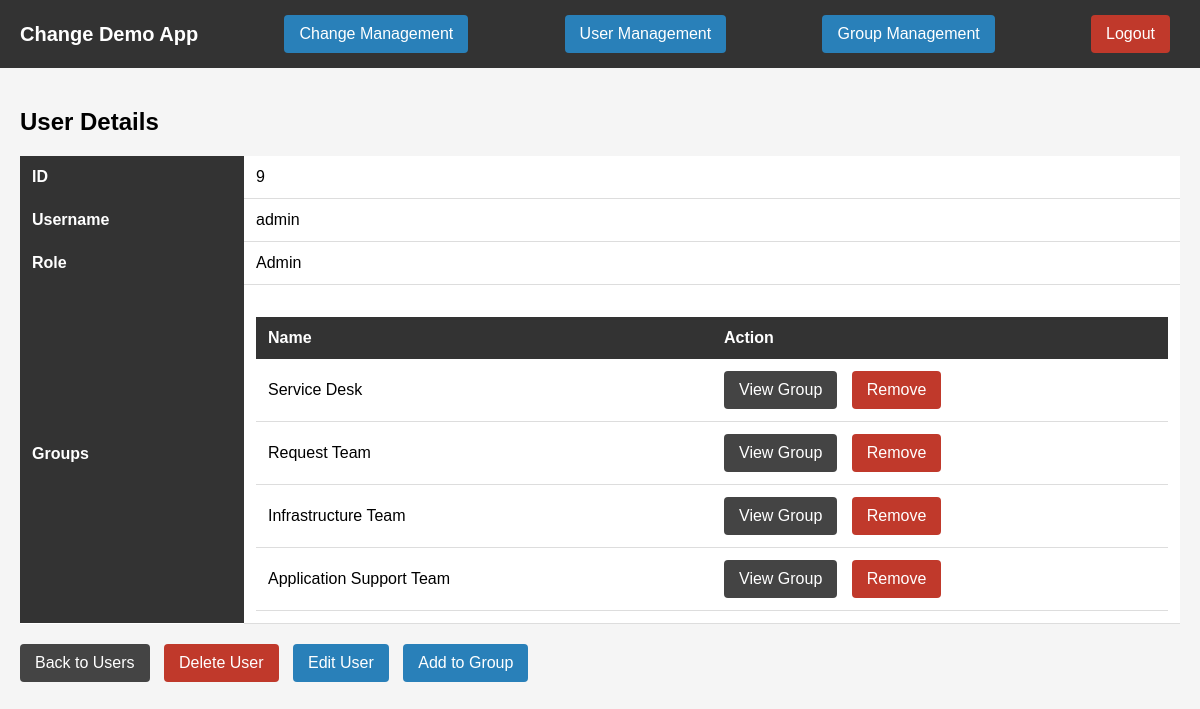
/view_user/9 (signed in), run on the app's committed database.
### Change_Demo_System/models.py (models this page shows, shortened)
class User(UserMixin, db.Model):
    id = db.Column(db.Integer, primary_key = True)
    username = db.Column(db.String(100), unique =True, nullable = False)
    password = db.Column(db.String(20), nullable = False)
    role = db.Column(db.String(20), nullable=False, default='User')
    groups = db.relationship('Group', secondary='user_group', backref='users')

class Group(db.Model):
    id = db.Column(db.Integer, primary_key=True)
    name = db.Column(db.String(100), unique=True, nullable=False)

### Change_Demo_System/routes/user_management.py (the view)
@user_management_bp.route("/view_user/<int:user_id>", methods=["GET"])
@login_required
def view_user(user_id):
    user = User.query.get(user_id)
    return render_template("view_user.html", user=user)

### Change_Demo_System/templates/view_user.html
{% extends "base.html" %}
{% block content %}
<h2>User Details</h2>
<div class="user-details">
    <table class="detail-table">
        <tr>
            <th>ID</th>
            <td>{{ user.id }}</td>
        </tr>
        <tr>
            <th>Username</th>
            <td>{{ user.username }}</td>
        </tr>
        <tr>
            <th>Role</th>
            <td>{{ user.role }}</td>
        </tr>
        <tr>
            <th>Groups</th>
            <td>
                {% if user.groups %}
                <table class="detail-table">
                    <thead>
                        <tr>
                            <th>Name</th>
                            <th>Action</th>
                        </tr>
                    </thead>
                    <tbody>
                        {% for group in user.groups %}
                        <tr>
                            <td>{{ group.name }}</td>
                            <td>
                                <a class ="btn" href="{{ url_for('group_management.view_group', group_id=group.id) }}">View Group</a>
                                <a href="{{ url_for('usergroup_management.remove_user_from_group', user_id=user.id, group_id=group.id) }}"
                                   class="btn btn-danger btn-sm"
                                   onclick="return confirm('Remove {{ user.username }} from {{ group.name }}?')">
                                   Remove
                                </a>
                            </td>
                        </tr>
                        {% endfor %}
                    </table>
                {% else %}
                    <em>No groups assigned</em>
                {% endif %}
            </td>
        </tr>
    </table>
    <div class="actions">
        <a href="{{ url_for('user_management.user_list') }}" class="btn">Back to Users</a>
        {% if current_user.role == 'Admin' and user.id != current_user.id %}
            <a class = "btn btn-danger" href="{{ url_for('user_management.delete_user', user_id=user.id) }}" onclick="return confirm('Are you sure you want to delete this user?')">Delete User</a>
        {% endif %}
        {% if current_user.role == 'Admin' %}
            <a class="btn btn-primary" href="{{ url_for('user_management.edit_user', user_id=user.id) }}">Edit User</a>
            <a class="btn btn-primary" href="{{ url_for('usergroup_management.add_user_to_group') }}">Add to Group</a>
        {% endif %}
    </div>
</div>
{% endblock %}

### Change_Demo_System/templates/base.html (style rules this page uses)
body { margin: 0; font-family: Arial, sans-serif; background: #f5f5f5; }
.btn { display: inline-block; padding: 10px 15px; background: #444; color: white; text-decoration: none; border-radius: 4px; margin-right: 10px; }
.btn-danger { background: #c0392b; }
.btn-primary { background: #2980b9; }
.detail-table { width: 100%; border-collapse: collapse; background: white; margin-top: 20px; }
.detail-table th { width: 200px; background: #333; color: white; padding: 12px; text-align: left; }
.detail-table td { padding: 12px; border-bottom: 1px solid #ddd; }
.actions { margin-top: 20px; }

### data on the page
User: id "9", username "admin", role "Admin"
Group: name "Service Desk"
Group: name "Request Team"
Group: name "Infrastructure Team"
Group: name "Application Support Team"
